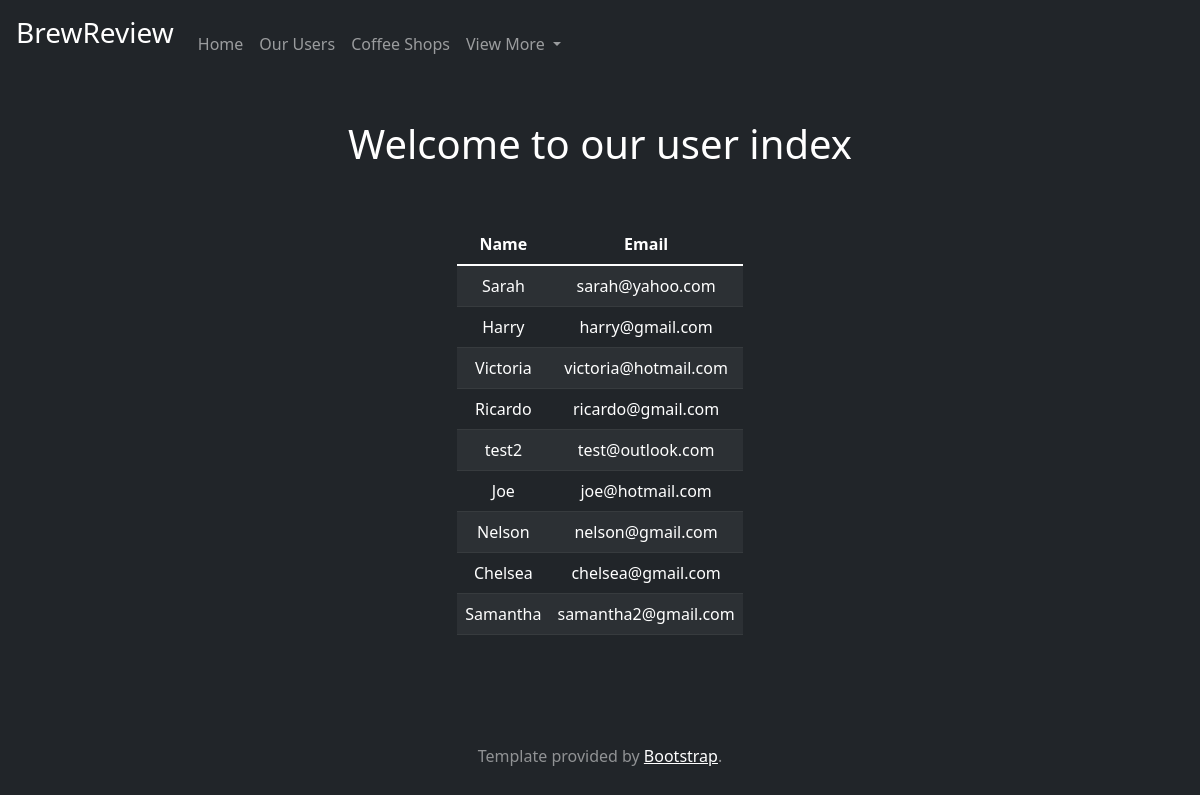
Screenshot of /user_index with the database file from the repository.
### website/models.py (models this page shows, shortened)
class User(db.Model, UserMixin):
    __tablename__ = 'users'
    __table_args__ = {'extend_existing': True}
    id = db.Column(db.Integer, primary_key=True)
    email = db.Column(db.String(80), unique=True)
    password = db.Column(db.String(120))
    name = db.Column(db.String(80))
    locations = db.relationship('Shops', secondary=locationsTable, lazy='subquery',
                                backref=db.backref('users', lazy=True))

### website/views.py (the view)
@views.route('/user_index')
def index():
    count = len(User.query.all())
    people = User.query.all()
    return render_template("index.html", users=count, lstOfUsers=people, user=current_user)

### website/templates/index.html (shortened to what this page needs)
{% extends "base.html" %}
{% block content%}
<div class="container w-50 form-group mx-auto pt-5">
    <h1 style="color:white; font-size=300%;">Welcome to our user index </h1>
</div>
<div class="table-responsive-lg mx-auto pt-5">
<table class="table table-striped table-dark">
  <thead>
    <tr>
      <th scope="col">Name</th>
      <th scope="col">Email</th>
    </tr>
  </thead>
  <tbody>
  {% for user in lstOfUsers %}
    <tr>
        <td scope="row">{{ user.name }}</td>
        <td scrop="row">{{ user.email }} </td>
    </tr>
  {% endfor %}
  </tbody>
</table>
</div>
{% endblock%}

### rows the page displays
User: name "Sarah", email "sarah@yahoo.com"
User: name "Harry", email "harry@gmail.com"
User: name "Victoria", email "victoria@hotmail.com"
User: name "Ricardo", email "ricardo@gmail.com"
User: name "test2", email "test@outlook.com"
User: name "Joe", email "joe@hotmail.com"
User: name "Nelson", email "nelson@gmail.com"
User: name "Chelsea", email "chelsea@gmail.com"
User: name "Samantha", email "samantha2@gmail.com"
